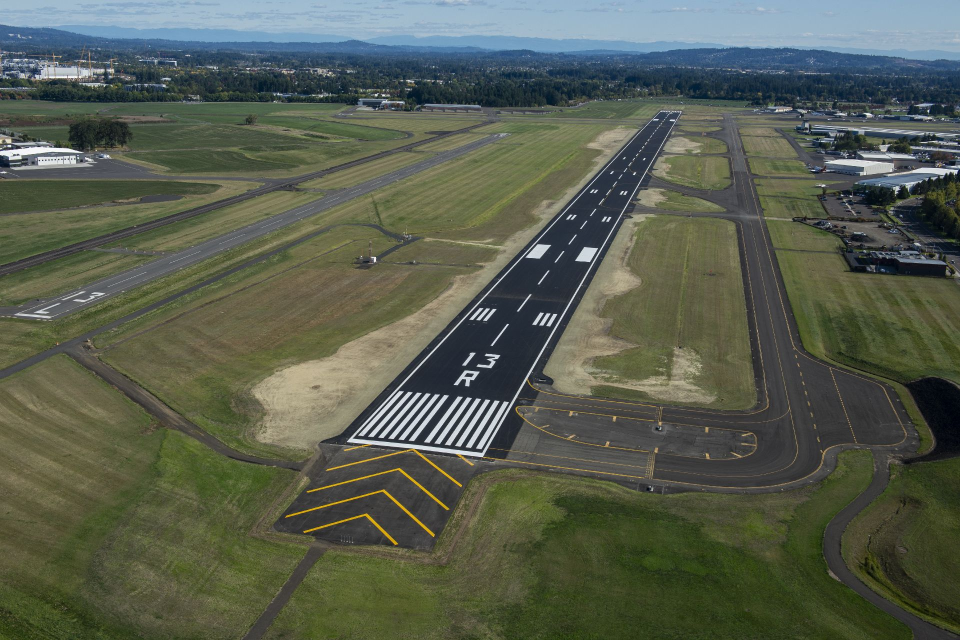
#> input picture images/1.jpg, 1920 x 1280 px, found by its file name (shown at 1/2 size)
$ python utils.py
#> lines starting #> are read from the running program, lines starting #| are printed output that depends on the picture; after the words box and inside, x2 and y2 are one past the last pixel; in counts of white or black regions, pixels touching at a corner belong together
#> further down, img is the input picture: shape (1280, 1920, 3); mean B, G, R 78.8, 93.1, 86.6
import cv2
import numpy as np
import matplotlib.pyplot as plt

'''
Input:
    2 coordinates of line segment
Output:
    Hough parameters theta and rho, and length of line
    theta is the slope angle of normal line of line
    rho is the distance to origin with sign depending on sign of x intersect
    range of theta is within -pi/2 to pi/2
    range of rho is within -maxRho to maxRho, where maxRho is the length of diagnoal line of image
    To distinguish 2 line segments with same distance to origin and slope but in different sides of origin,
    we define that for line with negative x intersect, rho is negative with abs equal to distance to origin.
'''
def computehoughTransformCoord(x1, y1, x2, y2):

    if y1 == y2:
        theta = np.pi/2
        rho = abs(y1)
        length = abs(x1 - x2)
        return theta, rho, length

    k_inv =  (x1 - x2) / (y1 - y2)
    theta = np.arctan(-k_inv)

    A = y2 - y1
    B = x2 - x1
    C = abs(x2*y1 - x1*y2)
    length = np.sqrt(A**2 + B**2)
    rho = C / length

    # distinguish same distance and theta but different sides
    X0 = - k_inv * y1 + x1
    if X0 < 0:
        rho = -rho

    return theta, rho, length

def average_grayscale_along_line(image, x1, y1, x2, y2):
    # Calculate the length of the line
    L = np.sqrt((x2 - x1)**2 + (y2 - y1)**2)

    # Calculate the unit direction vector
    vx = (x2 - x1) / L
    vy = (y2 - y1) / L

    # Initialize a list to store average grayscale values
    grayscale_values = []

    # Iterate over each point along the line
    for i in range(int(L)):
        x = int(x1 + i * vx)
        y = int(y1 + i * vy)

        # Iterate over 5 points to the left and 5 points to the right of the current point
        for j in range(-9, 10):
            x_neighbor = x + j
            if x_neighbor >= 0 and x_neighbor < image.shape[1]\
                and y >= 0 and y < image.shape[0]:
                grayscale_value = image[y, x_neighbor]
                grayscale_values.append(grayscale_value)

    average_grayscale = np.mean(grayscale_values)

    return average_grayscale


'''
Input:
    grid: a list contains (theta, rho, line, d) tuple
    color: the color of runway
    draw: whether to draw result
Output:
    (theta, rho): Hough parameters
'''
def computeResult(grid: list, lineImg, color = (0, 0, 255), draw=False):
    # 假设 max_index 是一个包含多个元组 (theta, rho) 的列表
    thetas = [pair[0] for pair in grid]
    rhos = [pair[1] for pair in grid]
    lines = [pair[2] for pair in grid]
    ds = [pair[3] for pair in grid]

    # [9 lines of commented-out code are left out]

    x = []
    y = []
    weights = []
    for line, d in zip(lines, ds):
        x.append(line[0])
        x.append(line[2])
        y.append(line[1])
        y.append(line[3])
        weights.append(d)
        weights.append(d)

    A = np.vstack([x, np.ones(len(x))]).T
    w = np.diag(np.sqrt(weights))
    m, c = np.linalg.lstsq(w @ A, y @ w, rcond=None)[0]

    theta = np.arctan(-1/m)
    rho = c * np.sin(theta)

    if draw == True:
        if theta == 0:
            cv2.line(lineImg, (rho, -1000), (rho, 1000), color, 1)
        elif not np.isnan(theta):
            # 在图像上绘制直线
            m = 1/np.tan(-theta)
            c = rho / np.sin(theta)
            LL = 3000

            cv2.line(lineImg, (0, int(c)), (LL, int( LL *m + c)), color, 1)
            # for line, d in zip(lines, ds):
            #     cv2.line(lineImg, (int(line[0]), int(line[1])), (int(line[2]), int(line[3])), (255, 0, 255), 1)

    return theta, rho

'''
Input:
    Image to detect
Output:
    line0, line1: 2 runwayline parameters containing (theta, rho)
'''

def detectAirportRunway(img, draw=False, res_name="draw_result"):
    # hsv = cv2.cvtColor(img, cv2.COLOR_BGR2HSV)
    # gray = hsv[:,:,0]
#> called with draw = True, res_name = 'draw_result'
    gray = cv2.cvtColor(img, cv2.COLOR_BGR2GRAY)
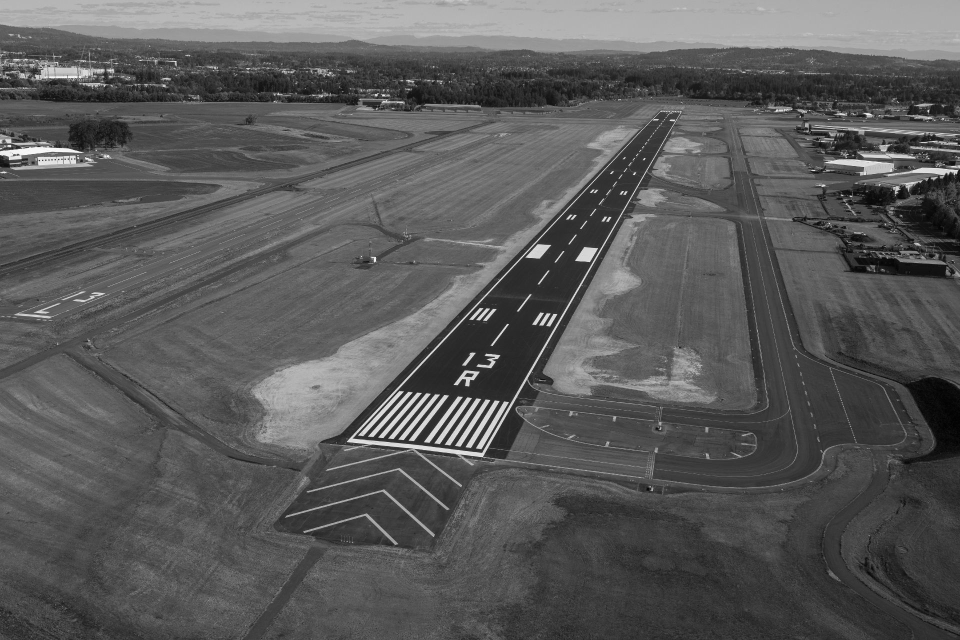
#> gray: shape (1280, 1920) (shown at 1/2 size); min 0, max 255, mean 89.5
    lsd = cv2.createLineSegmentDetector(0)
    lines, width, prec, nfa = lsd.detect(gray)
#> lines = 2524 rows, first 6: [1787, 324, 1646.9, 316.7], [175.7, 302.7, 81.75, 291.7], [81.94, 292.4, 0.436, 301.4], [0.393, 310, 18.09, 312.2], [1873.2, 280.4, 1836.9, 283.7], [963.4, 904.3, 705.9, 875.9]; width = 2524 values, max 25.71 at index 552, min 1.25 at index 899, mean 3.92; prec = 2524 values from 0.125 to 0.125; nfa = None

    LLL = 2
    thred = 120

    thetaList = []
    dList = []
    rhoList = []
    lineList = []
    for line in lines:
        line = line[0]

        average_grayscale = average_grayscale_along_line(gray, line[0], line[1], line[2], line[3])
        if average_grayscale < thred:
            continue

        theta, rho, d = computehoughTransformCoord(line[0], line[1], line[2], line[3])
        if d < LLL:
            continue
        if abs(np.abs(theta) - np.pi/2) < np.pi / 16 or np.abs(theta) > 1.5707963:
            continue
        thetaList.append(theta)
        dList.append(d)
        rhoList.append(rho)
        lineList.append(line)
#> this loop made 2524 passes
#> (line, L in average_grayscale_along_line, vx in average_grayscale_along_line, vy in average_grayscale_along_line, average_grayscale, k_inv in computehoughTransformCoord, theta, A in computehoughTransformCoord) on passes 1, 2, 4: ([1787, 324, 1646.9, 316.7], 140.2, -0.999, -0.0521, 133.3, 19.17, -1.52, -7.3), ([175.7, 302.7, 81.75, 291.7], 94.57, -0.993, -0.116, 125.4, 8.53, -1.45, -11.01), ([0.393, 310, 18.09, 312.2], 17.83, 0.992, 0.123, 187.8, 8.08, -1.45, 2.19)

    N = 50
    Ntheta = N
    Nrho = N
    maxRho = np.sqrt(img.shape[0]**2 + img.shape[1]**2)
    # 创建一个网格
    theta_bins = np.linspace(-np.pi/2, np.pi/2, num=Ntheta)
    rho_bins = np.linspace(-maxRho, maxRho, num=Nrho)
    totalLengthGrid = np.zeros((len(theta_bins) - 1, len(rho_bins) - 1))
    thetaThoGrid = [[[] for _ in range(len(rho_bins) - 1)] for _ in range(len(theta_bins) - 1)]

    # 映射thetaList和rhoList到网格中
    for theta, rho, d, line in zip(thetaList, rhoList, dList, lineList):
        theta_idx = np.digitize(theta, theta_bins) - 1
        rho_idx = np.digitize(rho, rho_bins) - 1
        totalLengthGrid[theta_idx, rho_idx] += d
        thetaThoGrid[theta_idx][rho_idx].append((theta, rho, line, d))
#> this loop made 174 passes
#> (theta, rho, d, line) on passes 1 to 3: (-1.37, -551.9, 5.91, [940.2, 758.8, 946, 760]), (0.361, 1912.8, 10.68, [1912.7, 349.2, 1916.4, 339.2]), (0.572, 1257.1, 112, [919.7, 893.8, 980.3, 799.6])
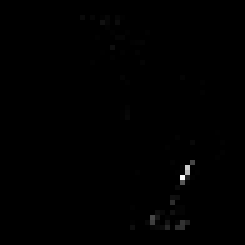
#> totalLengthGrid: shape (49, 49) float64 (shown 5 times larger); min 0, max 993.2, mean 2.7; drawn with min black and max white

    # 找到最大元素的索引
    max_index = np.unravel_index(np.argmax(totalLengthGrid), totalLengthGrid.shape)
    max_d = totalLengthGrid[max_index]

    # 将最大元素设为负无穷
    totalLengthGrid[max_index] = -np.inf
#> totalLengthGrid: shape (49, 49) float64; 0.04% of pixels changed, all inside (x1, y1, x2, y2) = (36, 35, 37, 36)

    # 找到第二大元素的索引
    second_max_index = np.unravel_index(np.argmax(totalLengthGrid), totalLengthGrid.shape)
    second_max_d = totalLengthGrid[second_max_index]

    totalLengthGrid[second_max_index] = -np.inf
#> totalLengthGrid: shape (49, 49) float64; 0.08% of the values are NaN or infinite; the others: min 0, max 717.6, mean 1.97

    third_max_index = np.unravel_index(np.argmax(totalLengthGrid), totalLengthGrid.shape)
    third_max_d = totalLengthGrid[third_max_index]

    lineImg = img.copy()
    line0 = computeResult(thetaThoGrid[max_index[0]][max_index[1]], lineImg, color = (0, 0, 255), draw = draw)
#> the loop in computeResult, `for line, d in zip(lines, ds):` made 14 passes
#> (line, d) on passes 1 to 12: ([833.7, 784.7, 755.7, 874.3], 118.8), ([816.3, 782.5, 735.7, 871.9], 120.3), ([746, 873.6, 824.6, 784.8], 118.7), ([869.6, 788.1, 796.6, 877.6], 115.6), ([851.6, 786.4, 776.1, 875.8], 117), ([972.4, 616.1, 951.7, 639.1], 30.94), ([786.8, 877, 860.4, 788.1], 115.4), ([958.4, 641, 978.9, 617.7], 31.04), ([765.8, 876, 843.1, 785.8], 118.8), ([985.6, 616.7, 965.9, 639.6], 30.23), ([1149.3, 427.8, 1141.2, 437.4], 12.48), ([1078.9, 516.5, 1102, 489.7], 35.39)
#> in computeResult, `w = np.diag(np.sqrt(weights))`:
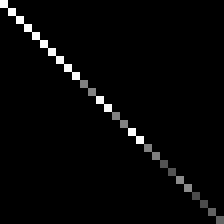
#> w: shape (28, 28) float64 (shown 8 times larger); min 0, max 10.97, mean 0.28; drawn with min black and max white
#> in computeResult, `cv2.line(lineImg, (0, int(c)), (LL, int( LL *m + c)), color, 1)`:
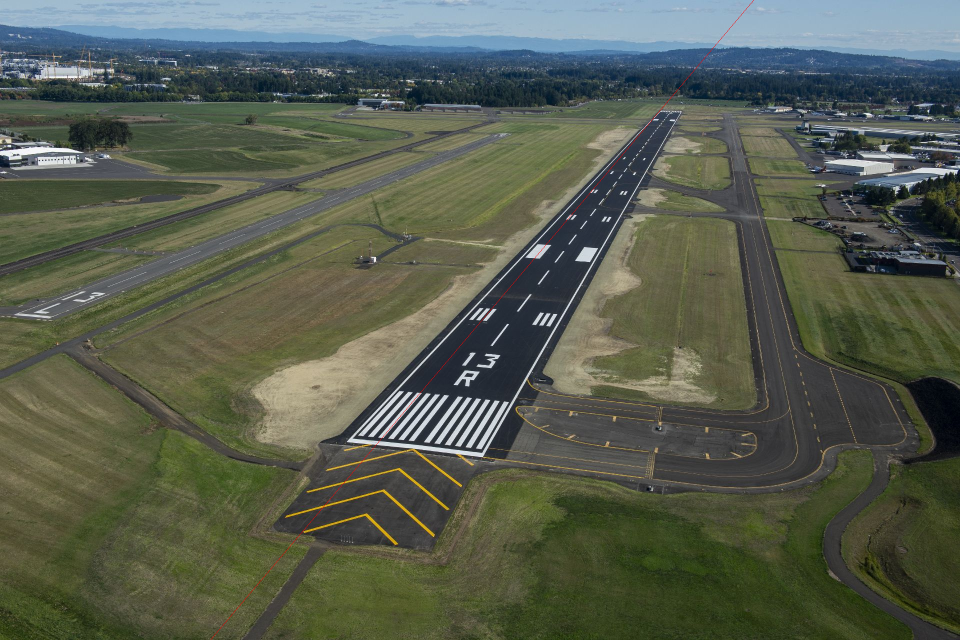
#> lineImg: shape (1280, 1920, 3) (shown at 1/2 size); 0.05% of pixels changed, all inside (x1, y1, x2, y2) = (421, 0, 1508, 1280)
    line1 = computeResult(thetaThoGrid[second_max_index[0]][second_max_index[1]], lineImg, color = (0, 255, 0), draw = draw)
#> call 2 of computeResult, with color = (0, 255, 0), draw = True
#> the loop in computeResult (call 2), `for line, d in zip(lines, ds):` made 12 passes
#> (line, d) on passes 1 to 12: ([919.7, 893.8, 980.3, 799.6], 112), ([899.8, 890.1, 961.4, 798.2], 110.6), ([1071.6, 649.6, 1087, 626.1], 28.09), ([941.3, 895.3, 998.4, 802.5], 108.9), ([1106.9, 626.4, 1092.2, 650.4], 28.09), ([971, 797.9, 909.9, 890.5], 110.9), ([989.2, 800.1, 930.9, 892.8], 109.6), ([952, 796.5, 888.5, 889.2], 112.3), ([1085.5, 651, 1100.4, 627.2], 28.09), ([1092.8, 626.2, 1078.2, 649], 27.04), ([1217.9, 432.5, 1212.5, 441], 10.06), ([1207.7, 442, 1213, 434.3], 9.32)
#> in computeResult (call 2), `w = np.diag(np.sqrt(weights))`:
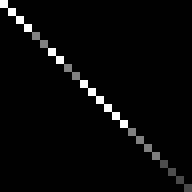
#> w: shape (24, 24) float64 (shown 8 times larger); min 0, max 10.6, mean 0.314; drawn with min black and max white
#> in computeResult (call 2), `cv2.line(lineImg, (0, int(c)), (LL, int( LL *m + c)), color, 1)`:
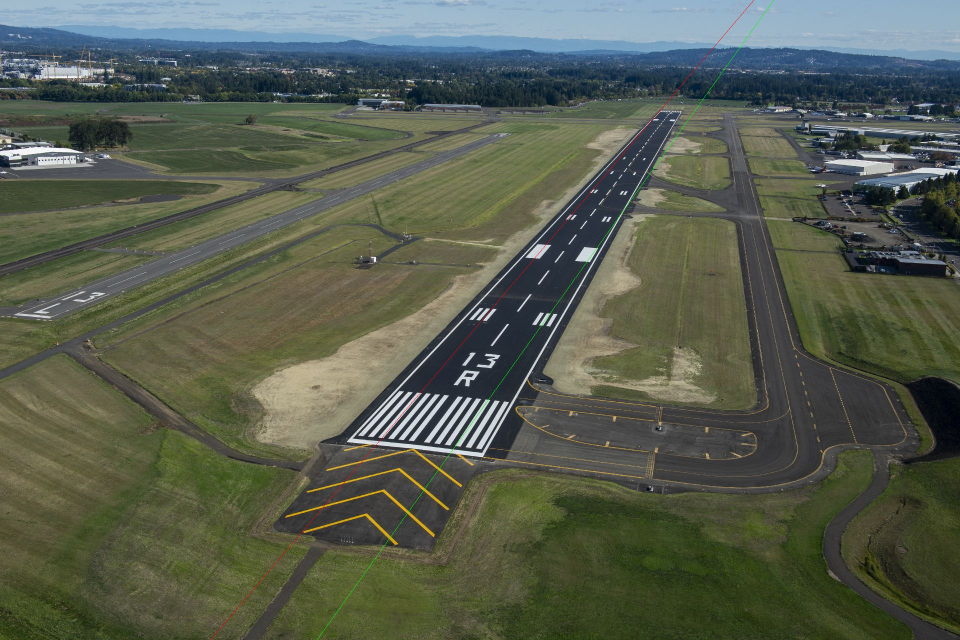
#> lineImg: shape (1280, 1920, 3) (shown at 1/2 size); 0.05% of pixels changed, all inside (x1, y1, x2, y2) = (634, 0, 1548, 1280)

    if draw == True:
        cv2.imwrite("results/"+res_name+".jpg", lineImg)

    return line0, line1

if __name__ == "__main__":
    img = cv2.imread("1.jpg")
    detectAirportRunway(img, draw=True)

$ run again, with images/2.jpg copied over images/1.jpg
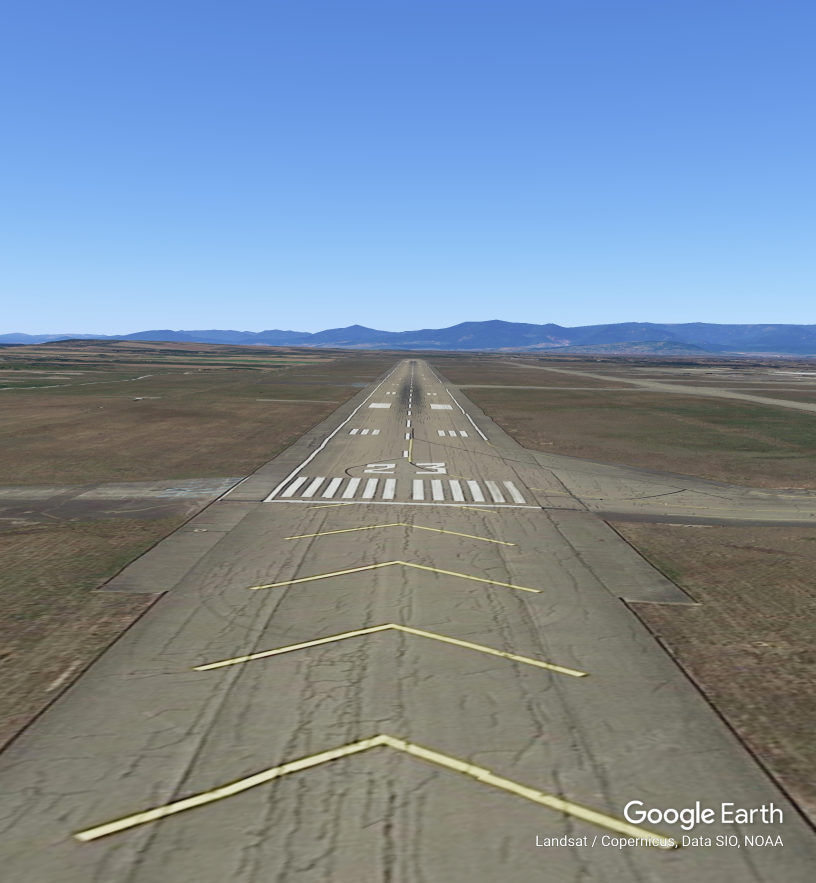
#> input picture images/2.jpg, 2448 x 2648 px, found by its file name (shown at 1/3 size)
#> img is the input picture: shape (2648, 2448, 3); mean B, G, R 154.2, 137.9, 122.1
#> in detectAirportRunway, `gray = cv2.cvtColor(img, cv2.COLOR_BGR2GRAY)`:
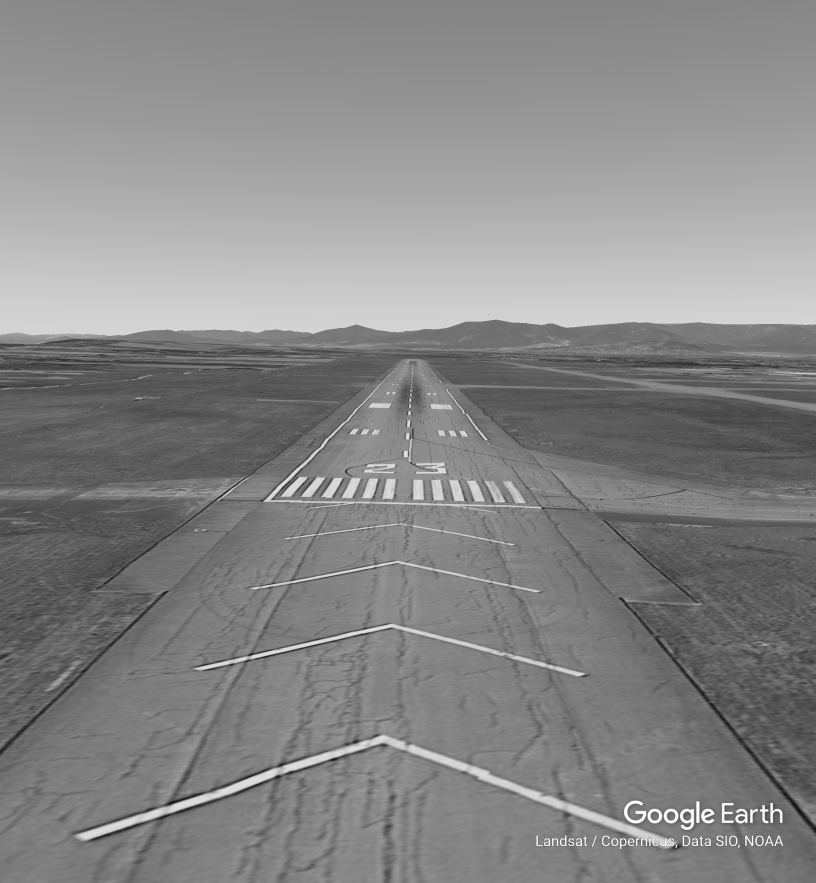
#> gray: shape (2648, 2448) (shown at 1/3 size); min 10, max 255, mean 135
#> width = 3488 values, max 23.25 at index 285, min 1.25 at index 980, mean 3.72; prec = 3488 values from 0.125 to 0.125; nfa = None
#> the loop in detectAirportRunway, `for line in lines:` made 3488 passes
#> (line, L in average_grayscale_along_line, vx in average_grayscale_along_line, vy in average_grayscale_along_line, average_grayscale, k_inv in computehoughTransformCoord, theta, A in computehoughTransformCoord) on passes 3, 7, 8: ([597.3, 2012.3, 1179.4, 1879.7], 597.1, 0.975, -0.222, 165, -4.39, 1.35, -132.7), ([2088.1, 2523.8, 2077, 2525.1], 11.18, -0.994, 0.11, 127.3, -9.03, 1.46, 1.23), ([2125.5, 2523.8, 2115.7, 2525.2], 9.9, -0.99, 0.143, 125.9, -6.92, 1.43, 1.42)
#> the loop in detectAirportRunway, `for theta, rho, d, line in zip(thetaList, rhoList, dList, lineList):` made 682 passes
#> (theta, rho, d, line) on passes 1 to 3: (1.35, 2094.7, 597.1, [597.3, 2012.3, 1179.4, 1879.7]), (-0.0107, 2212, 21.26, [2239.2, 2536.9, 2239, 2515.6]), (-0.0329, 2008.8, 21.28, [2093.4, 2536.9, 2092.7, 2515.6])
#> the loop in computeResult, `for line, d in zip(lines, ds):` made 16 passes
#> (line, d) on passes 1 to 8: ([943.5, 1365.9, 1146.4, 1150.1], 296.2), ([809.7, 1498.4, 944.2, 1365.4], 189.2), ([897.2, 1429.7, 838.7, 1489.9], 83.97), ([1144.1, 1149, 959.8, 1337.3], 263.5), ([870.7, 1489.6, 924.3, 1430.6], 79.71), ([1115.9, 1208.3, 1102.5, 1222.5], 19.49), ([1167.3, 1122.3, 1144.9, 1146.2], 32.77), ([1190.6, 1099.4, 1169.9, 1121.1], 30.04)
#> in computeResult, `w = np.diag(np.sqrt(weights))`:
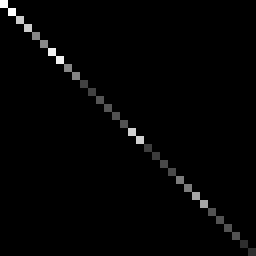
#> w: shape (32, 32) float64 (shown 8 times larger); min 0, max 17.21, mean 0.269; drawn with min black and max white

$ run again, with images/3.jpg copied over images/1.jpg
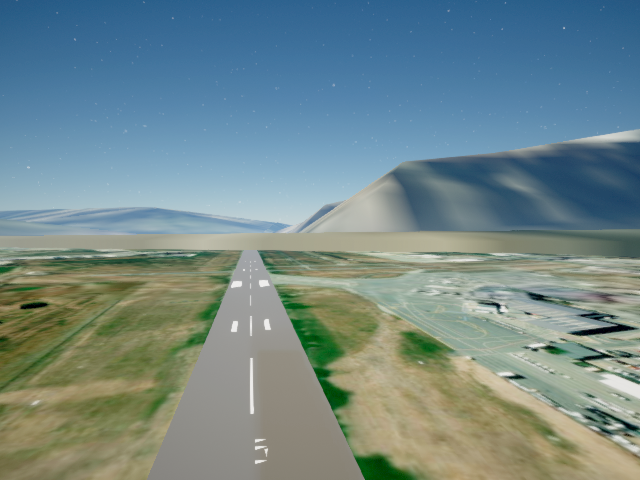
#> input picture images/3.jpg, 640 x 480 px, found by its file name
#> img is the input picture: shape (480, 640, 3); mean B, G, R 137.7, 136.7, 114.7
#> in detectAirportRunway, `gray = cv2.cvtColor(img, cv2.COLOR_BGR2GRAY)`:
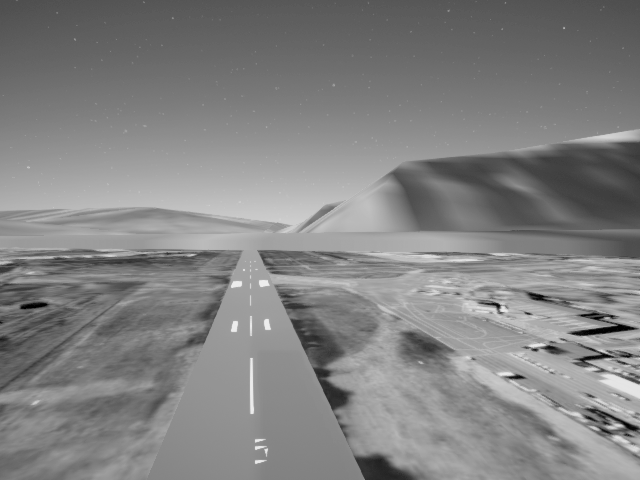
#> gray: shape (480, 640); min 0, max 237, mean 130.3
#> lines = 438 rows, first 6: [560.8, 335.3, 614.2, 356.1], [499.4, 375.4, 518.1, 374.6], [638.1, 329.6, 571.9, 336], [568.2, 331.1, 616.7, 325.6], [467.1, 295.8, 502, 303.9], [638.1, 356.7, 585.6, 359.3]; width = 438 values, max 20.73 at index 122, min 1.25 at index 359, mean 4.33; prec = 438 values from 0.125 to 0.125; nfa = None
#> the loop in detectAirportRunway, `for line in lines:` made 438 passes
#> (line, L in average_grayscale_along_line, vx in average_grayscale_along_line, vy in average_grayscale_along_line, average_grayscale, k_inv in computehoughTransformCoord, theta, A in computehoughTransformCoord) on passes 1, 2, 4: ([560.8, 335.3, 614.2, 356.1], 57.34, 0.932, 0.364, 139.7, 2.56, -1.2, 20.86), ([499.4, 375.4, 518.1, 374.6], 18.79, 0.999, -0.042, 183.7, -23.77, 1.53, -0.79), ([568.2, 331.1, 616.7, 325.6], 48.86, 0.994, -0.112, 125.1, -8.87, 1.46, -5.48)
#> the loop in detectAirportRunway, `for theta, rho, d, line in zip(thetaList, rhoList, dList, lineList):` made 128 passes
#> (theta, rho, d, line) on passes 1 to 8: (-1.2, -108.3, 57.34, [560.8, 335.3, 614.2, 356.1]), (-1.34, -181.6, 35.79, [467.1, 295.8, 502, 303.9]), (-1.21, -135.8, 33.65, [638.7, 384, 607.2, 372.2]), (-1.13, -113, 162.7, [491.1, 357.3, 638.1, 426.9]), (-1.33, -174.3, 15.16, [519.2, 308.9, 533.9, 312.5]), (-1.31, -185.1, 20.61, [616.9, 359.3, 636.8, 364.6]), (-1.23, -147.1, 32.8, [585.8, 361.5, 616.7, 372.4]), (-1.28, -236.8, 14.61, [599.1, 426.5, 613.1, 430.7])
#> the loop in computeResult, `for line, d in zip(lines, ds):` made 9 passes
#> (line, d) on passes 1 to 8: ([595.9, 400.1, 627.8, 416.3], 35.77), ([490.3, 369.9, 471.2, 359.6], 21.75), ([472.4, 379.4, 542.9, 417.1], 79.92), ([512, 383, 526.8, 390.8], 16.77), ([640.5, 462.4, 604.5, 443], 40.89), ([530.6, 395.6, 511.8, 385.8], 21.25), ([507, 354, 545.8, 372.8], 43.05), ([420.5, 327, 402.9, 317.3], 20.15)
#> in computeResult (call 2), `cv2.line(lineImg, (0, int(c)), (LL, int( LL *m + c)), color, 1)`:
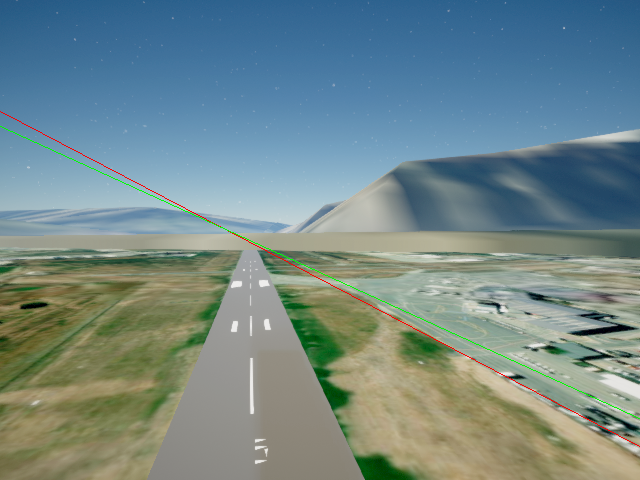
#> lineImg: shape (480, 640, 3); mean B, G, R 137.1, 136.6, 114.6
